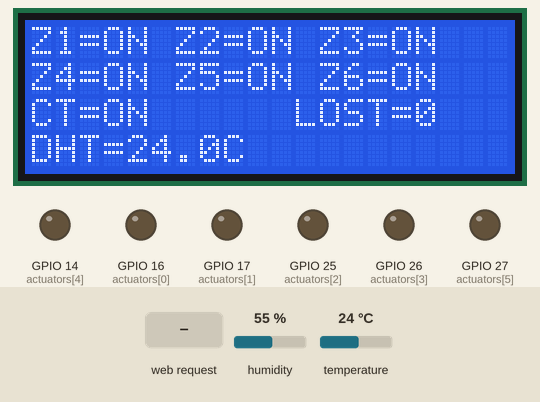
Simulated run of this sketch. Board: ESP32. Parts: 20×4 character LCD, output pins drawn as LEDs (lit = HIGH). Inputs (shaded band) come from the test bench; at power-on: temperature 24 °C, humidity 55 %. WiFi joins after 1.5 s; servers stay silent unless stated; uploads are accepted with an empty reply; what the sketch prints to the serial monitor is not drawn.

Above: at 4.7 s.
4.8 s: temperature set to 0 °C
At 10.6 s:
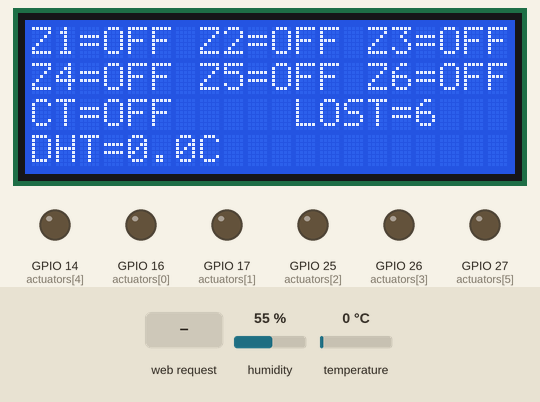
10.7 s: temperature set to 19.8 °C
At 13.4 s:
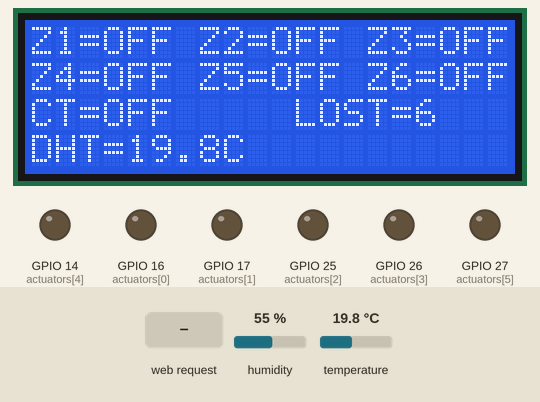
14.0 s: temperature set to 20.9 °C
At 17.5 s:
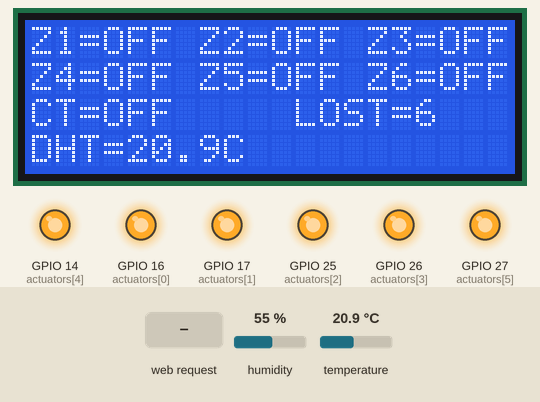
18.4 s: temperature set to 19.5 °C
At 22.9 s:
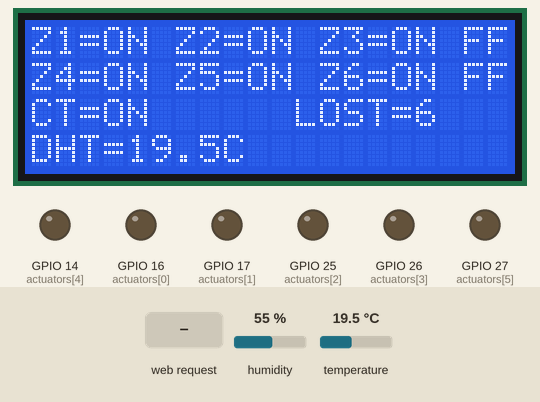
24.3 s: HTTP request GET /update?zone=1 received
At 25.8 s:
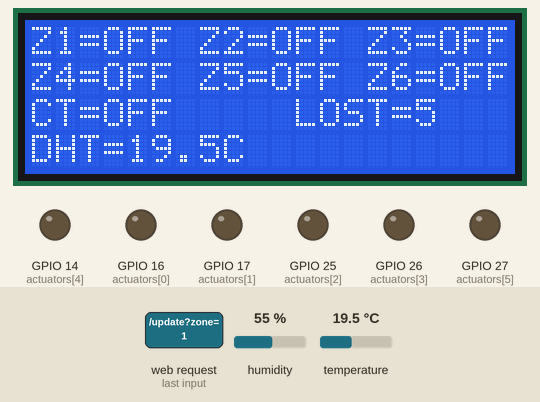
26.8 s: temperature set to 28 °C
At 30.0 s:
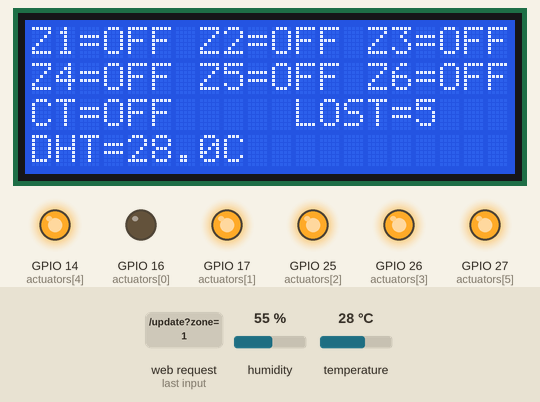
Timing chart, 0 to 36.0 s (numbered marks = the images above; inputs shaded):
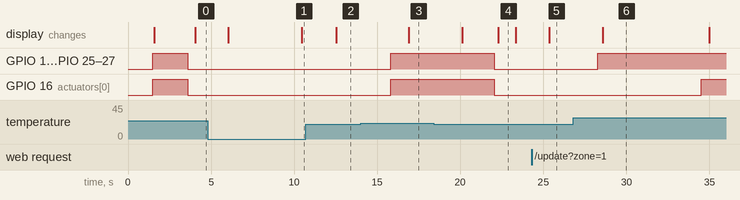

Measured:
- the behaviour switches between 20.1 and 20.2 °C on temperature (found by bisection; images 2 and 3)
- the behaviour switches between 19.9 and 19.8 °C on temperature (found by bisection; images 3 and 4)
- after the input at 4.8 s, the display: first changes after 1.2 s (image 1 shows a later state)
- after the input at 10.7 s, the display: changes after 1.8 s (image 2)
- after the input at 14.0 s, GPIO 14 (actuators[4]), GPIO 16 (actuators[0]), GPIO 17 (actuators[1]), GPIO 25 (actuators[2]), GPIO 26 (actuators[3]), GPIO 27 (actuators[5]): LOW → HIGH after 1.8 s; the display: changes after 2.9 s (image 3)
- after the input at 18.4 s, GPIO 14 (actuators[4]), GPIO 16 (actuators[0]), GPIO 17 (actuators[1]), GPIO 25 (actuators[2]), GPIO 26 (actuators[3]), GPIO 27 (actuators[5]): HIGH → LOW after 3.6 s; the display: first changes after 1.7 s (image 4 shows a later state)
- after the input at 24.3 s, the display: changes after 1.1 s (image 5)
- after the input at 26.8 s, GPIO 14 (actuators[4]), GPIO 17 (actuators[1]), GPIO 25 (actuators[2]), GPIO 26 (actuators[3]), GPIO 27 (actuators[5]): LOW → HIGH after 1.5 s; GPIO 16 (actuators[0]): LOW → HIGH after 7.7 s; the display: changes after 1.8 s (image 6)

The sketch:

controller.ino
```cpp
#include <WiFi.h>
#include <HTTPClient.h>
#include <WebServer.h>
#include <DHT.h>
#include <LiquidCrystal_I2C.h>

// Configurare WiFi
const char* ssid = "WIFI";
const char* password = "PASSWD";

// Configurare IP static
IPAddress staticIP(192, 168, 0, 100);
IPAddress gateway(192, 168, 0, 1);
IPAddress subnet(255, 255, 255, 0);

// Configurare server
WebServer server(8080);

// Configurare boiler
const char* gasBoilerIP = "192.168.0.202";
const int gasBoilerPort = 8080;

// Configurare zone și actuatoare
const int actuators[6] = {16, 17, 25, 26, 14, 27};
bool heatingRequest[6] = {false};
float temps[6] = {0};
float setTemps[6] = {20, 20, 20, 20, 20, 20};
unsigned long lastUpdate[6] = {0};
unsigned long timeout = 10000; // Timeout pentru actualizări

// Configurare DHT
#define DHTPIN 19
#define DHTTYPE DHT22
DHT dht(DHTPIN, DHTTYPE);
float dhtTemp = 0.0;

// Configurare LCD
LiquidCrystal_I2C lcd(0x27, 20, 4);

void setup() {
    Serial.begin(115200);

    // Configurare IP static
    if (!WiFi.config(staticIP, gateway, subnet)) {
        Serial.println("Eroare la configurarea IP-ului static!");
    }

    WiFi.begin(ssid, password);
    while (WiFi.status() != WL_CONNECTED) {
        delay(500);
        Serial.print(".");
    }
    Serial.println("\nConectat la WiFi!");

    // Configurare pini actuatoare
    for (int i = 0; i < 6; i++) {
        pinMode(actuators[i], OUTPUT);
        digitalWrite(actuators[i], HIGH);
    }

    // Inițializare server
    server.on("/update", handleUpdate);
    server.begin();
    Serial.println("Server HTTP pornit!");

    // Inițializare DHT
    dht.begin();

    // Inițializare LCD
    lcd.init();
    lcd.backlight();
    lcd.clear();
    lcd.print("Initializare...");
    delay(2000);
}

void loop() {
    server.handleClient();

    // Actualizare temperatură DHT
    dhtTemp = dht.readTemperature();

    // Verificare zone cu date expirate
    for (int i = 0; i < 6; i++) {
    if (millis() - lastUpdate[i] > timeout) {
        Serial.printf("Zona %d: Pierdere conexiune. Folosim temperatura DHT\n", i + 1);
        temps[i] = dhtTemp;
        heatingRequest[i] = false; // Asigură-te că actuatorul este oprit
    }
}

    // Gestionare încălzire
    static unsigned long lastManageTime = 0;
    if (millis() - lastManageTime > 3000) {
        manageHeating();
        lastManageTime = millis();
    }

    // Sincronizare boiler
    static unsigned long lastSyncTime = 0;
    if (millis() - lastSyncTime > 3000) {
        checkBoilerState();
        lastSyncTime = millis();
    }

    // Actualizare afișaj
    updateLCD();
}

void handleUpdate() {
    int zone = server.arg("zone").toInt();
    float temp = server.arg("temp").toFloat();
    float setTemp = server.arg("setTemp").toFloat();

    if (zone >= 1 && zone <= 6) {
        temps[zone - 1] = temp;
        setTemps[zone - 1] = setTemp;
        lastUpdate[zone - 1] = millis();
        Serial.printf("Zona %d: Temp curenta %.1f C, Temp setata %.1f C\n", zone, temp, setTemp);
        server.send(200, "text/plain", "OK");
    } else {
        server.send(400, "text/plain", "Zona invalida");
    }
}

void manageHeating() {
    bool boilerOn = false;

    for (int i = 0; i < 6; i++) {
        if (temps[i] < setTemps[i] - 0.2) {
            digitalWrite(actuators[i], LOW);
            heatingRequest[i] = true;
            boilerOn = true;
        } else if (temps[i] > setTemps[i] + 0.2) {
            digitalWrite(actuators[i], HIGH);
            heatingRequest[i] = false;
        }
    }

    static bool lastBoilerState = false;
    if (boilerOn != lastBoilerState) {
        sendBoilerCommand(boilerOn);
        lastBoilerState = boilerOn;
    }
}

void sendBoilerCommand(bool turnOn) {
    if (WiFi.status() == WL_CONNECTED) {
        WiFiClient client;
        HTTPClient http;
        String url = "http://" + String(gasBoilerIP) + ":" + String(gasBoilerPort) + "/boiler?state=" + (turnOn ? "on" : "off");

        Serial.printf("Trimitere comandă boiler: %s\n", turnOn ? "ON" : "OFF");

        if (http.begin(client, url)) {
            int httpResponseCode = http.GET();
            if (httpResponseCode == 200) {
                String response = http.getString();
                Serial.println("Răspuns boiler: " + response);
            } else {
                Serial.printf("Eroare la trimiterea comenzii către boiler. Cod HTTP: %d\n", httpResponseCode);
            }
            http.end();
        }
    }
}


void checkBoilerState() {
    if (WiFi.status() == WL_CONNECTED) {
        WiFiClient client;
        HTTPClient http;
        String url = "http://" + String(gasBoilerIP) + ":" + String(gasBoilerPort) + "/status";

        if (http.begin(client, url)) {
            int httpResponseCode = http.GET();
            if (httpResponseCode == 200) {
                String response = http.getString();
                bool boilerState = (response == "Boiler ON");
                bool expectedState = false;
                for (int i = 0; i < 6; i++) {
                    if (heatingRequest[i]) {
                        expectedState = true;
                        break;
                    }
                }

                if (boilerState != expectedState) {
                    Serial.println("Starea boilerului nu corespunde. Reaplicare comandă...");
                    sendBoilerCommand(expectedState);
                }
            } else {
                Serial.printf("Eroare la obținerea stării boilerului. Cod HTTP: %d\n", httpResponseCode);
            }
            http.end();
        }
    }
}


void updateLCD() {
    static unsigned long lastLCDUpdate = 0; // Nume diferit pentru claritate
    unsigned long currentMillis = millis();

    // Actualizare la fiecare 1000 ms
    if (currentMillis - lastLCDUpdate >= 1000) {
        lastLCDUpdate = currentMillis;

        // Rând 1: Starea releelor 1-3
        lcd.setCursor(0, 0);
        for (int i = 0; i < 3; i++) {
            lcd.print("Z");
            lcd.print(i + 1);
            lcd.print(heatingRequest[i] ? "=ON " : "=OFF ");
        }

        // Rând 2: Starea releelor 4-6
        lcd.setCursor(0, 1);
        for (int i = 3; i < 6; i++) {
            lcd.print("Z");
            lcd.print(i + 1);
            lcd.print(heatingRequest[i] ? "=ON " : "=OFF ");
        }

        // Rând 3: Starea boilerului și numărul de termostate pierdute
        lcd.setCursor(0, 2);
        lcd.print("CT=");
        lcd.print(heatingRequest[0] ? "ON " : "OFF");
        lcd.setCursor(11, 2); // 4 spații între CT și CON
        lcd.print("LOST=");
        int disconnected = 0;
        for (int i = 0; i < 6; i++) {
            if (millis() - lastUpdate[i] > timeout) {
                disconnected++;
            }
        }
        lcd.print(disconnected);

        // Rând 4: Temperatura DHT
        lcd.setCursor(0, 3);
        lcd.print("DHT=");
        lcd.print(dhtTemp, 1);
        lcd.print("C   "); // Adaugă spații pentru a acoperi caractere vechi
    }
}
```
